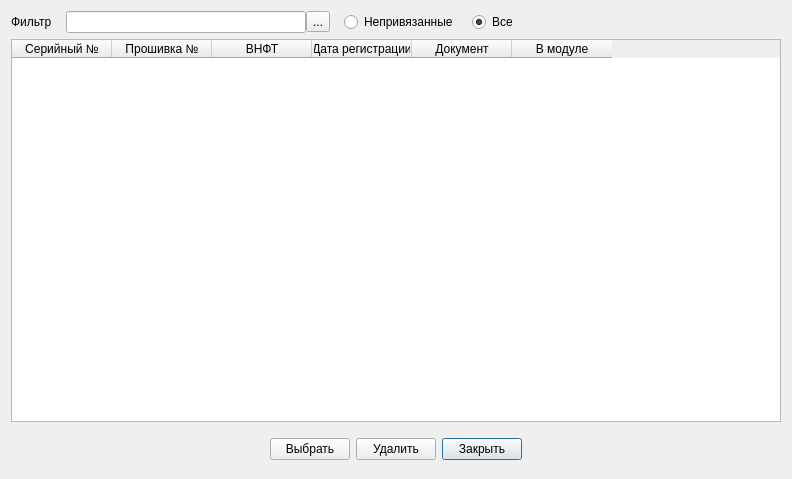
<?xml version="1.0" encoding="UTF-8"?>
<ui version="4.0">
 <class>PlateListWindow</class>
 <widget class="QDialog" name="PlateListWindow">
  <property name="geometry">
   <rect>
    <x>0</x>
    <y>0</y>
    <width>792</width>
    <height>479</height>
   </rect>
  </property>
  <property name="windowTitle">
   <string>Список плат</string>
  </property>
  <layout class="QVBoxLayout" name="verticalLayout_2">
   <item>
    <layout class="QHBoxLayout" name="horizontalLayout_3">
     <property name="spacing">
      <number>14</number>
     </property>
     <item>
      <widget class="QLabel" name="label">
       <property name="text">
        <string>Фильтр</string>
       </property>
      </widget>
     </item>
     <item>
      <layout class="QHBoxLayout" name="horizontalLayout_2">
       <property name="spacing">
        <number>0</number>
       </property>
       <item>
        <widget class="QLineEdit" name="leSearch"/>
       </item>
       <item>
        <widget class="QToolButton" name="tbSearch">
         <property name="text">
          <string>...</string>
         </property>
         <property name="icon">
          <iconset resource="resource.qrc">
           <normaloff>:/image/search.png</normaloff>:/image/search.png</iconset>
         </property>
        </widget>
       </item>
      </layout>
     </item>
     <item>
      <layout class="QHBoxLayout" name="horizontalLayout_4" stretch="0,0">
       <item>
        <widget class="QRadioButton" name="rbNotLink">
         <property name="text">
          <string>Непривязанные</string>
         </property>
         <property name="checked">
          <bool>false</bool>
         </property>
        </widget>
       </item>
       <item>
        <widget class="QRadioButton" name="rbAll">
         <property name="text">
          <string>Все</string>
         </property>
         <property name="checked">
          <bool>true</bool>
         </property>
        </widget>
       </item>
      </layout>
     </item>
     <item>
      <spacer name="horizontalSpacer_3">
       <property name="orientation">
        <enum>Qt::Orientation::Horizontal</enum>
       </property>
       <property name="sizeHint" stdset="0">
        <size>
         <width>40</width>
         <height>20</height>
        </size>
       </property>
      </spacer>
     </item>
    </layout>
   </item>
   <item>
    <widget class="QTableWidget" name="twPlates">
     <property name="alternatingRowColors">
      <bool>true</bool>
     </property>
     <property name="selectionBehavior">
      <enum>QAbstractItemView::SelectionBehavior::SelectRows</enum>
     </property>
     <column>
      <property name="text">
       <string>Серийный №</string>
      </property>
     </column>
     <column>
      <property name="text">
       <string>Прошивка №</string>
      </property>
     </column>
     <column>
      <property name="text">
       <string>ВНФТ</string>
      </property>
     </column>
     <column>
      <property name="text">
       <string>Дата регистрации</string>
      </property>
     </column>
     <column>
      <property name="text">
       <string>Документ</string>
      </property>
     </column>
     <column>
      <property name="text">
       <string>В модуле</string>
      </property>
     </column>
    </widget>
   </item>
   <item>
    <layout class="QHBoxLayout" name="horizontalLayout">
     <property name="topMargin">
      <number>10</number>
     </property>
     <property name="bottomMargin">
      <number>8</number>
     </property>
     <item>
      <spacer name="horizontalSpacer">
       <property name="orientation">
        <enum>Qt::Orientation::Horizontal</enum>
       </property>
       <property name="sizeHint" stdset="0">
        <size>
         <width>40</width>
         <height>20</height>
        </size>
       </property>
      </spacer>
     </item>
     <item>
      <widget class="QPushButton" name="pbSelect">
       <property name="text">
        <string>Выбрать</string>
       </property>
       <property name="icon">
        <iconset resource="resource.qrc">
         <normaloff>:/image/Apply24x24.png</normaloff>:/image/Apply24x24.png</iconset>
       </property>
       <property name="iconSize">
        <size>
         <width>24</width>
         <height>24</height>
        </size>
       </property>
      </widget>
     </item>
     <item>
      <widget class="QPushButton" name="pbDelete">
       <property name="text">
        <string>Удалить</string>
       </property>
       <property name="icon">
        <iconset resource="resource.qrc">
         <normaloff>:/image/cancel2.png</normaloff>:/image/cancel2.png</iconset>
       </property>
       <property name="iconSize">
        <size>
         <width>24</width>
         <height>24</height>
        </size>
       </property>
      </widget>
     </item>
     <item>
      <widget class="QPushButton" name="pbClose">
       <property name="text">
        <string>Закрыть</string>
       </property>
       <property name="icon">
        <iconset resource="resource.qrc">
         <normaloff>:/image/Exit.png</normaloff>:/image/Exit.png</iconset>
       </property>
       <property name="iconSize">
        <size>
         <width>24</width>
         <height>24</height>
        </size>
       </property>
       <property name="default">
        <bool>true</bool>
       </property>
      </widget>
     </item>
     <item>
      <spacer name="horizontalSpacer_2">
       <property name="orientation">
        <enum>Qt::Orientation::Horizontal</enum>
       </property>
       <property name="sizeHint" stdset="0">
        <size>
         <width>40</width>
         <height>20</height>
        </size>
       </property>
      </spacer>
     </item>
    </layout>
   </item>
  </layout>
 </widget>
 <resources>
  <include location="resource.qrc"/>
 </resources>
 <connections>
  <connection>
   <sender>pbClose</sender>
   <signal>clicked()</signal>
   <receiver>PlateListWindow</receiver>
   <slot>close()</slot>
   <hints>
    <hint type="sourcelabel">
     <x>335</x>
     <y>395</y>
    </hint>
    <hint type="destinationlabel">
     <x>395</x>
     <y>284</y>
    </hint>
   </hints>
  </connection>
 </connections>
</ui>
